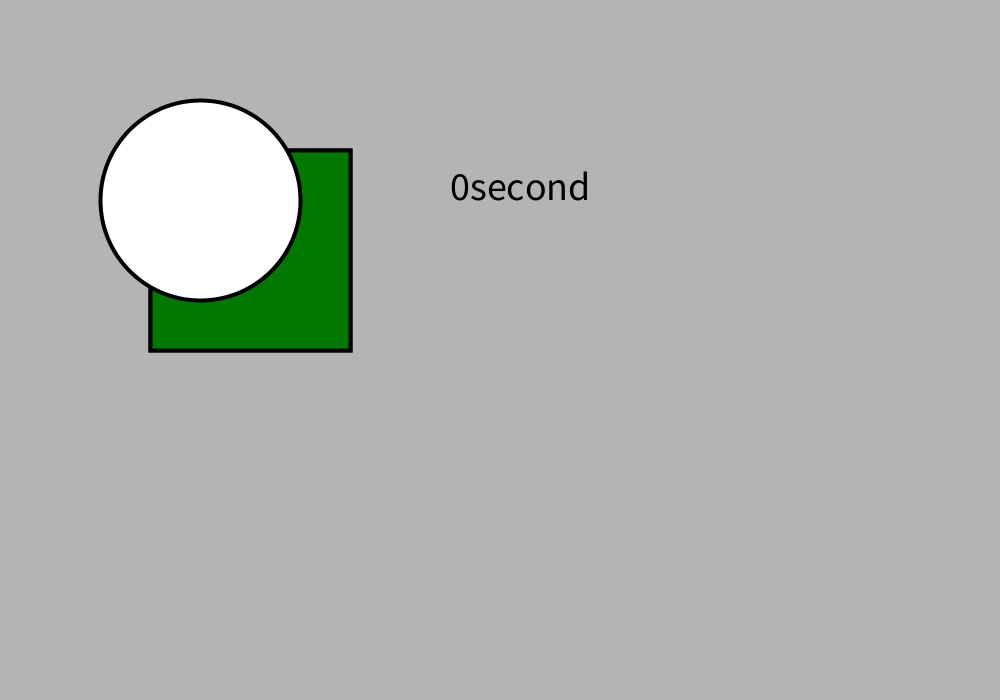
Frame 1 (no input)
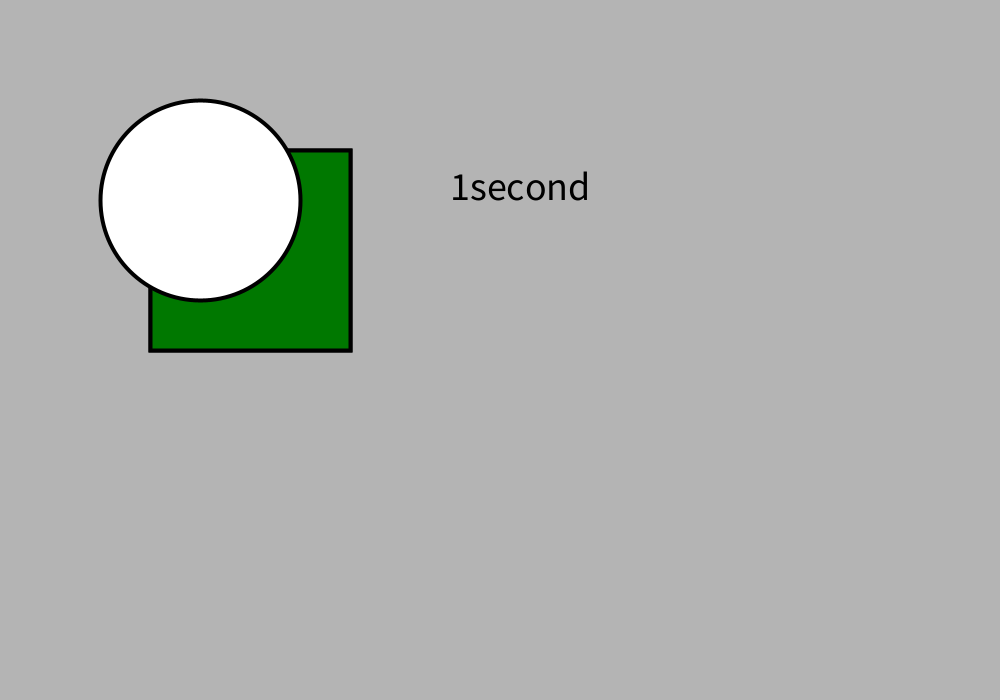
Frame 60 (the mouse pressed at the canvas centre just before this capture)
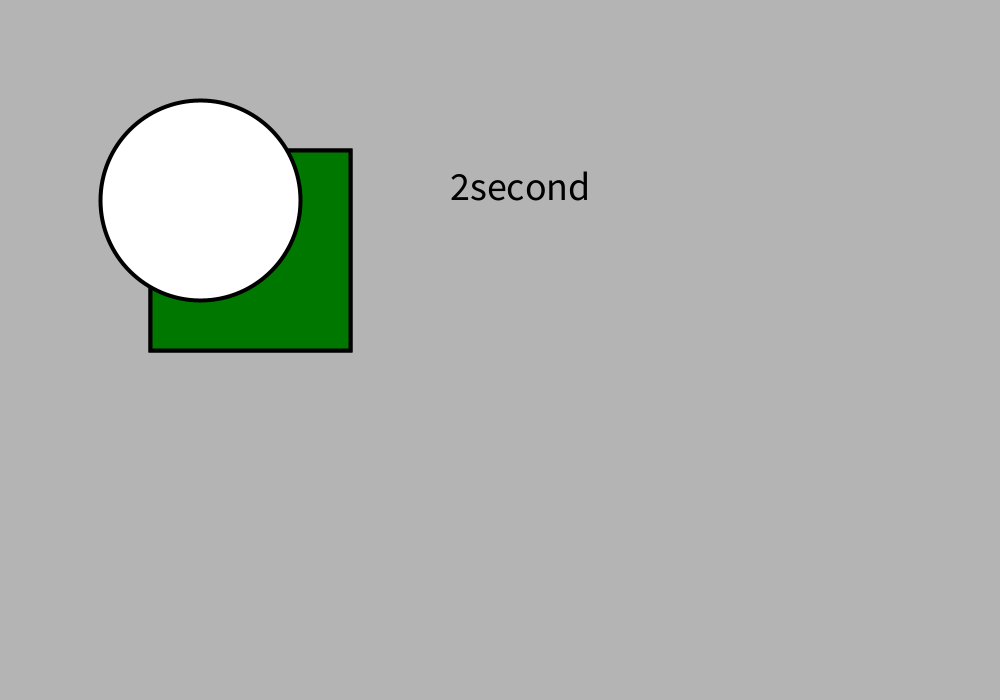
Frame 120 (the mouse held since frame 60 and released just before this capture)

The Processing sketch that drew these frames (run headless with seeded random() and noise(); from frame 60 on, the mouse is pressed at the canvas centre):

// Processing sketch: CHANGE_COLOR_PRACTICE
// ── CHANGE_COLOR_PRACTICE.pde
float a, b, c ;
int count ;
void setup () {
  size(1000, 700);
  a = 200;
  b = 200;
  c = 100;
  count = 0; 
}
void draw (){
  background (180); 
  if (count < 120){
    pic ( a , b , c , 2 );
  }
  else if(count < 240){
    pic ( a , b , c ,1 );
  }
  else if(count < 360){
    pic ( a , b , c , 2 );
  }
  else if(count < 480){
    pic ( a , b , c , 1 );
  }
  count ++ ;
  if (count > 485 ) count = 0 ;
  fill (0);
  textSize ( 40 ); 
  text (count /60 +"second" , 450 , 200 );

}

// ── pic_.pde
void pic (float x , float y , float d , int oo ) {
  
  strokeWeight(4); 
  fill (255);
  square ( x-d*0.5 , y-d*0.5 , 2*d );
  
  if ( oo == 1){
    fill ( 0, 100, 200 ) ;
    circle ( x , y , 2*d );
  }
  else if ( oo == 2){
    fill ( 0 , 120 , 0 ) ;
    square ( x-d*0.5 , y-d*0.5 , 2*d );
    fill (255);
    circle ( x , y , 2*d );
  }
  
}
